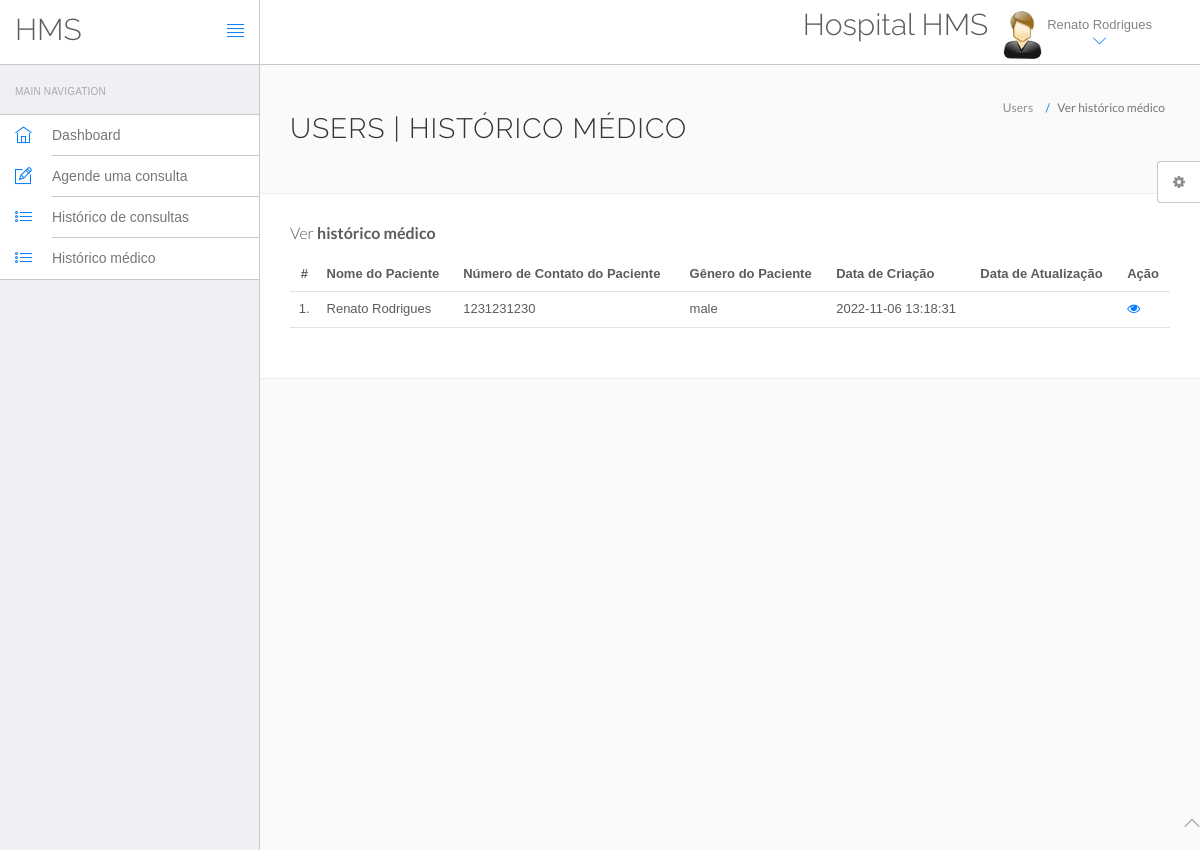
Page /hms/manage-medhistory.php (signed in) on the committed database.
### tables this page shows
CREATE TABLE `users` (
  `id` int(11) NOT NULL,
  `fullName` varchar(255) DEFAULT NULL,
  `address` longtext DEFAULT NULL,
  `city` varchar(255) DEFAULT NULL,
  `gender` varchar(255) DEFAULT NULL,
  `email` varchar(255) DEFAULT NULL,
  `password` varchar(255) DEFAULT NULL,
  `regDate` timestamp NULL DEFAULT current_timestamp(),
  `updationDate` timestamp NULL DEFAULT NULL ON UPDATE current_timestamp()
);

CREATE TABLE `tblpatient` (
  `ID` int(10) NOT NULL,
  `Docid` int(10) DEFAULT NULL,
  `PatientName` varchar(200) DEFAULT NULL,
  `PatientContno` bigint(10) DEFAULT NULL,
  `PatientEmail` varchar(200) DEFAULT NULL,
  `PatientGender` varchar(50) DEFAULT NULL,
  `PatientAdd` mediumtext DEFAULT NULL,
  `PatientAge` int(10) DEFAULT NULL,
  `PatientMedhis` mediumtext DEFAULT NULL,
  `CreationDate` timestamp NULL DEFAULT current_timestamp(),
  `UpdationDate` timestamp NULL DEFAULT NULL ON UPDATE current_timestamp()
);

### hms/manage-medhistory.php (the view, shortened to what this page needs)
<?php
include('include/config.php');
?>
<!DOCTYPE html>
<html lang="en">
	<head>
		<link rel="stylesheet" href="vendor/bootstrap/css/bootstrap.min.css">
		<link rel="stylesheet" href="vendor/fontawesome/css/font-awesome.min.css">
		<link rel="stylesheet" href="vendor/themify-icons/themify-icons.min.css">
		<link href="vendor/animate.css/animate.min.css" rel="stylesheet" media="screen">
		<link href="vendor/perfect-scrollbar/perfect-scrollbar.min.css" rel="stylesheet" media="screen">
		<link href="vendor/switchery/switchery.min.css" rel="stylesheet" media="screen">
		<link href="vendor/bootstrap-touchspin/jquery.bootstrap-touchspin.min.css" rel="stylesheet" media="screen">
		<link href="vendor/select2/select2.min.css" rel="stylesheet" media="screen">
		<link href="vendor/bootstrap-datepicker/bootstrap-datepicker3.standalone.min.css" rel="stylesheet" media="screen">
		<link href="vendor/bootstrap-timepicker/bootstrap-timepicker.min.css" rel="stylesheet" media="screen">
		<link rel="stylesheet" href="assets/css/styles.css">
		<link rel="stylesheet" href="assets/css/plugins.css">
		<link rel="stylesheet" href="assets/css/themes/theme-1.css" id="skin_color" />
	</head>
	<body>
		<div id="app">
<?php include('include/sidebar.php');?>
<div class="app-content">
<?php include('include/header.php');?>
<div class="main-content" >
<div class="wrap-content container" id="container">
<section id="page-title">
<div class="row">
<div class="col-sm-8">
<h1 class="mainTitle">Users | Histórico médico</h1>
</div>
<ol class="breadcrumb">
<li>
<span>Users</span>
</li>
<li class="active">
<span>Ver histórico médico</span>
</li>
</ol>
</div>
</section>
<div class="container-fluid container-fullw bg-white">
<div class="row">
<div class="col-md-12">
<h5 class="over-title margin-bottom-15">Ver <span class="text-bold">histórico médico</span></h5>
<table class="table table-hover" id="sample-table-1">
<thead>
<tr>
<th class="center">#</th>
<th>Nome do Paciente</th>
<th>Número de Contato do Paciente</th>
<th>Gênero do Paciente</th>
<th>Data de Criação</th>
<th>Data de Atualização</th>
<th>Ação</th>
</tr>
</thead>
<tbody>
<?php
$uid=$_SESSION['id'];
$sql=mysqli_query($con,"select tblpatient.* from tblpatient join users on users.email=tblpatient.PatientEmail where users.id='$uid'");
$cnt=1;
while($row=mysqli_fetch_array($sql))
{
?>
<tr>
<td class="center"><?php echo $cnt;?>.</td>
<td class="hidden-xs"><?php echo $row['PatientName'];?></td>
<td><?php echo $row['PatientContno'];?></td>
<td><?php echo $row['PatientGender'];?></td>
<td><?php echo $row['CreationDate'];?></td>
<td><?php echo $row['UpdationDate'];?>
</td>
<td>
<a href="view-medhistory.php?viewid=<?php echo $row['ID'];?>"><i class="fa fa-eye"></i></a>
</td>
</tr>
<?php
$cnt=$cnt+1;
 }?></tbody>
</table>
</div>
</div>
</div>
</div>
</div>
</div>
</div>
	<?php include('include/footer.php');?>
	<?php include('include/setting.php');?>
	</body>
</html>

### hms/include/header.php (shortened to what this page needs)
<header class="navbar navbar-default navbar-static-top">
					<div class="navbar-header">
						<a class="navbar-brand" href="#">
							<h2 style="padding-top:20% ">HMS</h2>
						</a>
						<a href="#" class="sidebar-toggler pull-right visible-md visible-lg" data-toggle-class="app-sidebar-closed" data-toggle-target="#app">
							<i class="ti-align-justify"></i>
						</a>
					</div>
					<div class="navbar-collapse collapse">
						<ul class="nav navbar-right">
								<li  style="padding-top:2% ">
								<h2>Hospital HMS</h2>
							</li>
							<li class="dropdown current-user">
								<a href class="dropdown-toggle" data-toggle="dropdown">
									<img src="assets/images/images.jpg"> <span class="username">
									<?php $query=mysqli_query($con,"select fullName from users where id='".$_SESSION['id']."'");
while($row=mysqli_fetch_array($query))
{
	echo $row['fullName'];
}
									?> <i class="ti-angle-down"></i></i></span>
								</a>
							</li>
						</ul>
					</div>
				</header>

### hms/assets/css/themes/theme-1.css (style rules this page uses)
body { background: #FAFAFA; }
header .navbar-header { background: #ffffff !important; border-right-color: #c8c7cc !important; border-bottom-color: #c8c7cc !important; }
header .navbar-header .sidebar-toggler, header .navbar-header .sidebar-mobile-toggler { color: #007aff !important; }
header .navbar-header .navbar-brand { color: #777 !important; }
header .navbar-collapse { background: #ffffff !important; border-bottom-color: #c8c7cc !important; box-shadow: none !important; }
header .navbar-collapse .navbar-right > li > a { color: #777; }
header .navbar-collapse .navbar-right > li > a i { color: #007aff !important; }

### rows in the picture
users: fullName "Renato Rodrigues"
tblpatient: PatientName "Renato Rodrigues", PatientContno "1231231230", PatientGender "male", CreationDate "2022-11-06 13:18:31"
